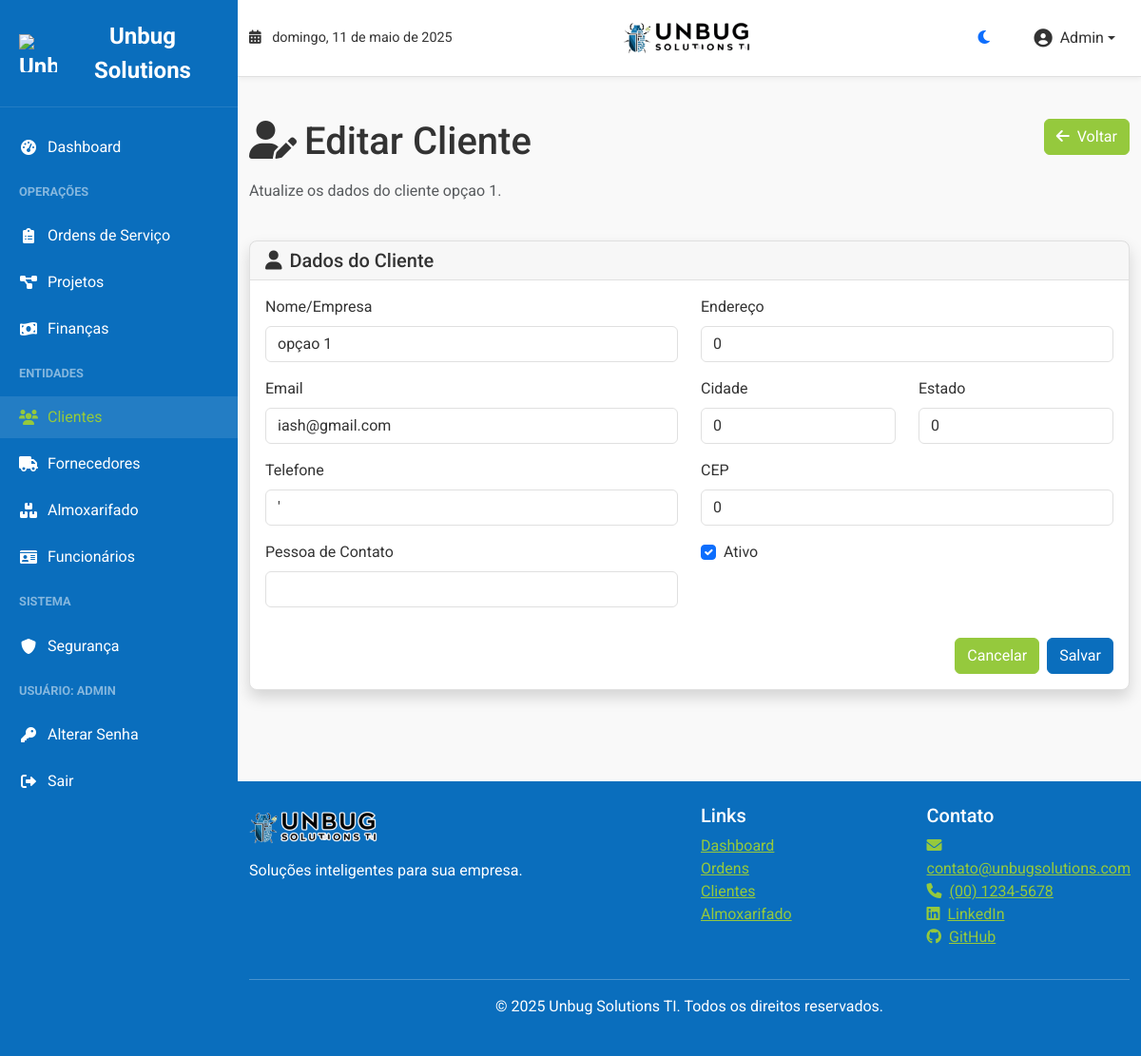
The app's page /clients/1/edit (signed in) with its own data.
### models.py (models this page shows, shortened)
class Employee(db.Model):
    id = db.Column(db.Integer, primary_key=True)
    first_name = db.Column(db.String(50), nullable=False)
    last_name = db.Column(db.String(50), nullable=False)
    position = db.Column(db.String(100))
    department = db.Column(db.String(100))
    phone = db.Column(db.String(20))
    hire_date = db.Column(db.Date, default=datetime.utcnow)
    active = db.Column(db.Boolean, default=True)
    created_at = db.Column(db.DateTime, default=datetime.utcnow)
    updated_at = db.Column(db.DateTime, default=datetime.utcnow, onupdate=datetime.utcnow)
    user_id = db.Column(db.Integer, ForeignKey('user.id'))
    user = relationship("User", back_populates="employee")
    service_orders = relationship("ServiceOrder", back_populates="employee")
    projects = relationship("Project", back_populates="manager")

class Client(db.Model):
    id = db.Column(db.Integer, primary_key=True)
    name = db.Column(db.String(100), nullable=False)
    email = db.Column(db.String(120))
    phone = db.Column(db.String(20))
    address = db.Column(db.String(200))
    city = db.Column(db.String(100))
    state = db.Column(db.String(50))
    zip_code = db.Column(db.String(20))
    contact_person = db.Column(db.String(100))
    active = db.Column(db.Boolean, default=True)
    created_at = db.Column(db.DateTime, default=datetime.utcnow)
    updated_at = db.Column(db.DateTime, default=datetime.utcnow, onupdate=datetime.utcnow)
    service_orders = relationship("ServiceOrder", back_populates="client")
    projects = relationship("Project", back_populates="client")
    financial_entries = relationship("FinancialEntry", back_populates="client")

### blueprints/clients.py (the view, shortened to what this page needs)
@clients_bp.route('/<int:client_id>/edit', methods=['GET', 'POST'])
@login_required
def edit_client(client_id):
    client = Client.query.get_or_404(client_id)
    form = ClientForm(obj=client)
    return render_template('clients/edit.html', form=form, client=client)

### templates/clients/edit.html (shortened to what this page needs)
{% extends 'base.html' %}
{% block content %}
<div class="row mb-4">
    <div class="col-md-8">
        <h1 class="mb-3"><i class="fas fa-user-edit me-2"></i>Editar Cliente</h1>
        <p class="text-muted">Atualize os dados do cliente {{ client.name }}.</p>
    </div>
    <div class="col-md-4 text-end">
        <a href="{{ url_for('clients.view_client', client_id=client.id) }}" class="btn btn-secondary">
            <i class="fas fa-arrow-left me-2"></i>Voltar
        </a>
    </div>
</div>
<div class="card shadow">
    <div class="card-header">
        <h5 class="mb-0"><i class="fas fa-user me-2"></i>Dados do Cliente</h5>
    </div>
    <div class="card-body">
        <form method="POST" action="{{ url_for('clients.edit_client', client_id=client.id) }}">
            <div class="row">
                <div class="col-md-6">
                    <div class="mb-3">
                        <label for="name" class="form-label">{{ form.name.label }}</label>
                        {{ form.name(class="form-control") }}
                    </div>
                    <div class="mb-3">
                        <label for="email" class="form-label">{{ form.email.label }}</label>
                        {{ form.email(class="form-control", type="email") }}
                    </div>
                    <div class="mb-3">
                        <label for="phone" class="form-label">{{ form.phone.label }}</label>
                        {{ form.phone(class="form-control") }}
                    </div>
                    <div class="mb-3">
                        <label for="contact_person" class="form-label">{{ form.contact_person.label }}</label>
                        {{ form.contact_person(class="form-control") }}
                    </div>
                </div>
                <div class="col-md-6">
                    <div class="mb-3">
                        <label for="address" class="form-label">{{ form.address.label }}</label>
                        {{ form.address(class="form-control") }}
                    </div>
                    <div class="row">
                        <div class="col-md-6 mb-3">
                            <label for="city" class="form-label">{{ form.city.label }}</label>
                            {{ form.city(class="form-control") }}
                        </div>
                        <div class="col-md-6 mb-3">
                            <label for="state" class="form-label">{{ form.state.label }}</label>
                            {{ form.state(class="form-control") }}
                        </div>
                    </div>
                    <div class="mb-3">
                        <label for="zip_code" class="form-label">{{ form.zip_code.label }}</label>
                        {{ form.zip_code(class="form-control") }}
                    </div>
                    <div class="mb-3 form-check">
                        {{ form.active(class="form-check-input") }}
                        <label class="form-check-label" for="active">{{ form.active.label }}</label>
                    </div>
                </div>
            </div>
            <div class="d-flex justify-content-end mt-3">
                <a href="{{ url_for('clients.view_client', client_id=client.id) }}" class="btn btn-secondary me-2">Cancelar</a>
                {{ form.submit(class="btn btn-primary") }}
            </div>
        </form>
    </div>
</div>
{% endblock %}

### templates/base.html (shortened to what this page needs)
<!DOCTYPE html>
<html lang="pt-br">
<head>
    <link href="https://cdn.jsdelivr.net/npm/bootstrap@5.3.0-alpha1/dist/css/bootstrap.min.css" rel="stylesheet">
    <link rel="stylesheet" href="https://cdnjs.cloudflare.com/ajax/libs/font-awesome/6.0.0/css/all.min.css">
    <link rel="stylesheet" href="{{ url_for('static', filename='css/style.css') }}">
</head>
<body class="light-theme">
    {% if current_user.is_authenticated %}
    <div id="sidebar" class="sidebar">
        <div class="sidebar-header">
            <div class="sidebar-brand">
                <img src="{{ url_for('static', filename='img/unbug_symbol.png') }}" alt="Unbug Solutions TI Logo" class="logo-icon">
                <span>Unbug Solutions</span>
            </div>
        </div>
        <ul class="sidebar-nav">
            <li class="nav-item">
                <a href="{{ url_for('dashboard.index') }}" class="{% if request.path.startswith('/dashboard') %}active{% endif %}">
                    <i class="fas fa-tachometer-alt"></i> Dashboard
                </a>
            </li>
            <li class="nav-item-header">Operações</li>
            <li class="nav-item">
                <a href="{{ url_for('orders.index') }}" class="{% if request.path == url_for('orders.index') %}active{% endif %}">
                    <i class="fas fa-clipboard-list"></i> Ordens de Serviço
                </a>
            </li>
            <li class="nav-item">
                <a href="{{ url_for('orders.projects') }}" class="{% if request.path == url_for('orders.projects') %}active{% endif %}">
                    <i class="fas fa-project-diagram"></i> Projetos
                </a>
            </li>
            {% if current_user.has_finance_access() %}
            <li class="nav-item">
                <a href="{{ url_for('finance.index') }}" class="{% if request.path.startswith('/finance') %}active{% endif %}">
                    <i class="fas fa-money-bill-wave"></i> Finanças
                </a>
            </li>
            {% endif %}
            <li class="nav-item-header">Entidades</li>
            <li class="nav-item">
                <a href="{{ url_for('clients.index') }}" class="{% if request.path.startswith('/clients') %}active{% endif %}">
                    <i class="fas fa-users"></i> Clientes
                </a>
            </li>
            <li class="nav-item">
                <a href="{{ url_for('clients.suppliers') }}" class="{% if request.path == url_for('clients.suppliers') %}active{% endif %}">
                    <i class="fas fa-truck"></i> Fornecedores
                </a>
            </li>
            <li class="nav-item">
                <a href="{{ url_for('stock.index') }}" class="{% if request.path.startswith('/stock') %}active{% endif %}">
                    <i class="fas fa-boxes"></i> Almoxarifado
                </a>
            </li>
            <li class="nav-item">
                <a href="{{ url_for('employees.index') }}" class="{% if request.path.startswith('/employees') %}active{% endif %}">
                    <i class="fas fa-id-card"></i> Funcionários
                </a>
            </li>
            {% if current_user.has_security_access() %}
            <li class="nav-item-header">Sistema</li>
            <li class="nav-item">
                <a href="{{ url_for('security.index') }}" class="{% if request.path.startswith('/security') %}active{% endif %}">
                    <i class="fas fa-shield-alt"></i> Segurança
                </a>
            </li>
            {% endif %}
            <li class="nav-item-header">Usuário: {{ current_user.employee.first_name if current_user.employee else current_user.username }}</li>
            <li class="nav-item">
                <a href="{{ url_for('auth.change_password') }}">
                    <i class="fas fa-key"></i> Alterar Senha
                </a>
            </li>
            <li class="nav-item">
                <a href="{{ url_for('auth.logout') }}">
                    <i class="fas fa-sign-out-alt"></i> Sair
                </a>
            </li>
        </ul>
    </div>
    {% endif %}
    <div class="main-content">
        <header class="app-header">
            <div class="container-fluid">
                <div class="row align-items-center">
                    <div class="col-md-4 d-none d-md-block">
                        <div class="header-date">
                            <i class="fas fa-calendar-alt me-2"></i>
                            <span id="header-date"></span>
                        </div>
                    </div>
                    <div class="col-md-4 text-center">
                        <div class="header-logo">
                            <img src="{{ url_for('static', filename='img/unbug_horizontal.png') }}" alt="Unbug Solutions TI">
                        </div>
                    </div>
                    <div class="col-md-4">
                        <div class="header-user-menu d-flex justify-content-end align-items-center">
                            <button class="btn btn-link text-decoration-none me-3" id="header-theme-toggle">
                                <i class="fas fa-moon"></i>
                            </button>
                            <div class="dropdown">
                                <button class="header-user-button dropdown-toggle" type="button" id="userMenuDropdown" data-bs-toggle="dropdown" aria-expanded="false">
                                    <i class="fas fa-user-circle me-2"></i>
                                    <span class="d-none d-sm-inline">{{ current_user.employee.first_name if current_user.employee else current_user.username }}</span>
                                </button>
                            </div>
                        </div>
                    </div>
                </div>
            </div>
        </header>
        <main class="container py-4">
            {% block content %}{% endblock %}
        </main>
        {% if current_user.is_authenticated %}
        <footer class="mt-5">
        <div class="container">
            <div class="row">
                <div class="col-md-6">
                    <div class="footer-logo-container mb-2">
                        <img src="{{ url_for('static', filename='img/unbug_horizontal.png') }}" alt="Unbug Solutions TI" class="footer-logo">
                    </div>
                    <p>Soluções inteligentes para sua empresa.</p>
                </div>
                <div class="col-md-3">
                    <h5>Links</h5>
                    <ul class="list-unstyled">
                        <li><a href="{{ url_for('dashboard.index') }}">Dashboard</a></li>
                        <li><a href="{{ url_for('orders.index') }}">Ordens</a></li>
                        <li><a href="{{ url_for('clients.index') }}">Clientes</a></li>
                        <li><a href="{{ url_for('stock.index') }}">Almoxarifado</a></li>
                    </ul>
                </div>
                <div class="col-md-3">
                    <h5>Contato</h5>
                    <ul class="list-unstyled">
                        <li><a href="mailto:contato@unbugsolutions.com"><i class="fas fa-envelope me-2"></i>contato@unbugsolutions.com</a></li>
                        <li><a href="#"><i class="fas fa-phone me-2"></i>(00) 1234-5678</a></li>
                        <li><a href="#"><i class="fab fa-linkedin me-2"></i>LinkedIn</a></li>
                        <li><a href="#"><i class="fab fa-github me-2"></i>GitHub</a></li>
                    </ul>
                </div>
            </div>
            <hr>
            <div class="row">
                <div class="col-md-12 text-center">
                    <p>&copy; 2025 Unbug Solutions TI. Todos os direitos reservados.</p>
                </div>
            </div>
        </div>
        </footer>
        {% endif %}
    </div>
</body>
</html>

### records on screen
Employee: employee "ADMIN", employee "Admin"
Client: name "opçao 1", email "iash@gmail.com", phone "'", address "0", city "0", state "0", zip_code "0", active "☑"
